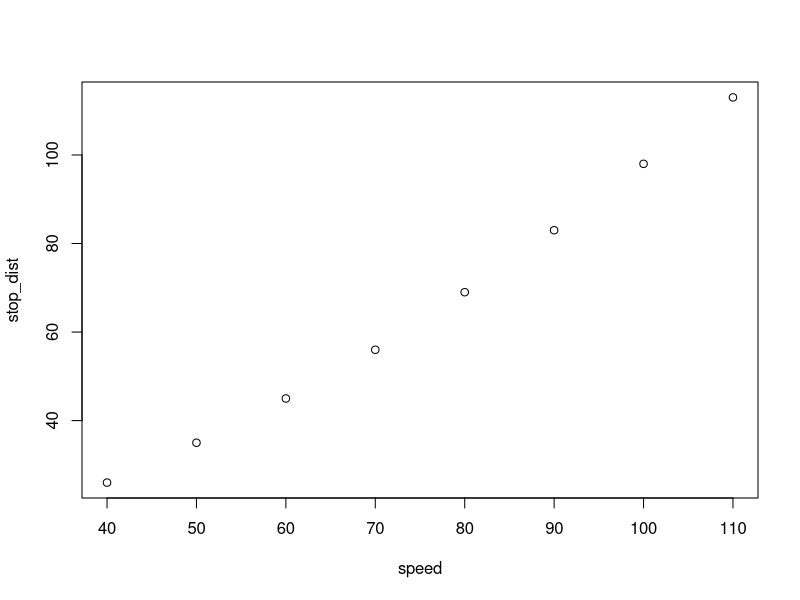
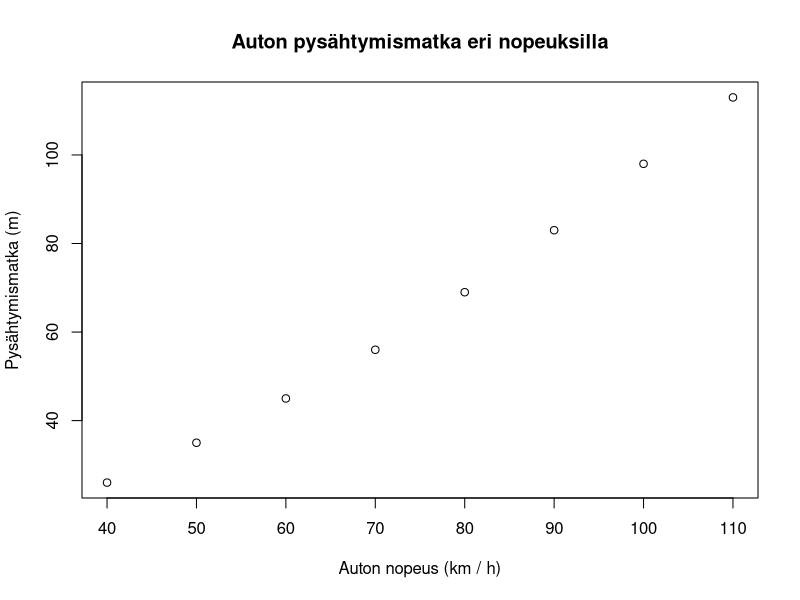
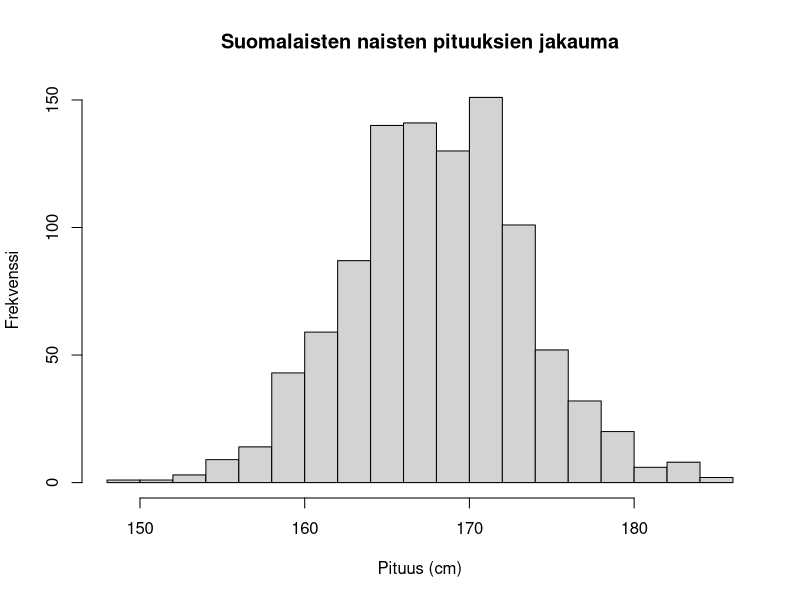
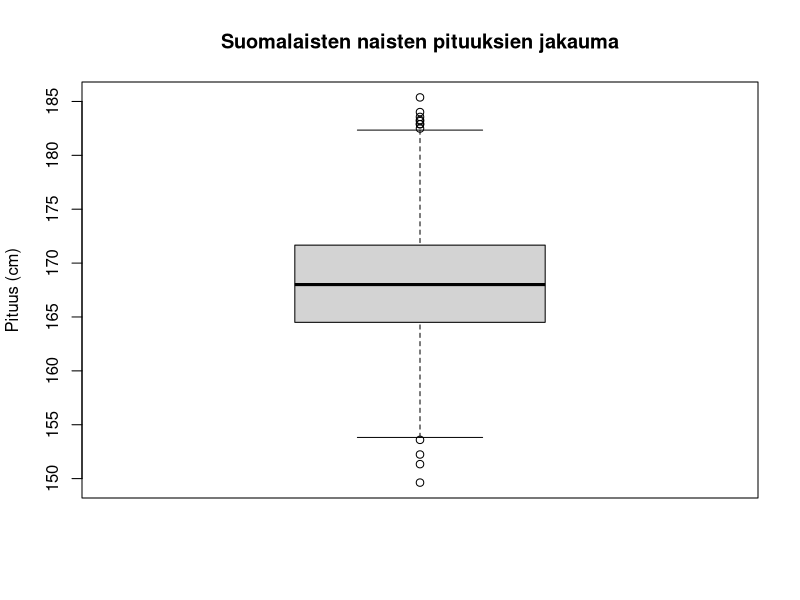
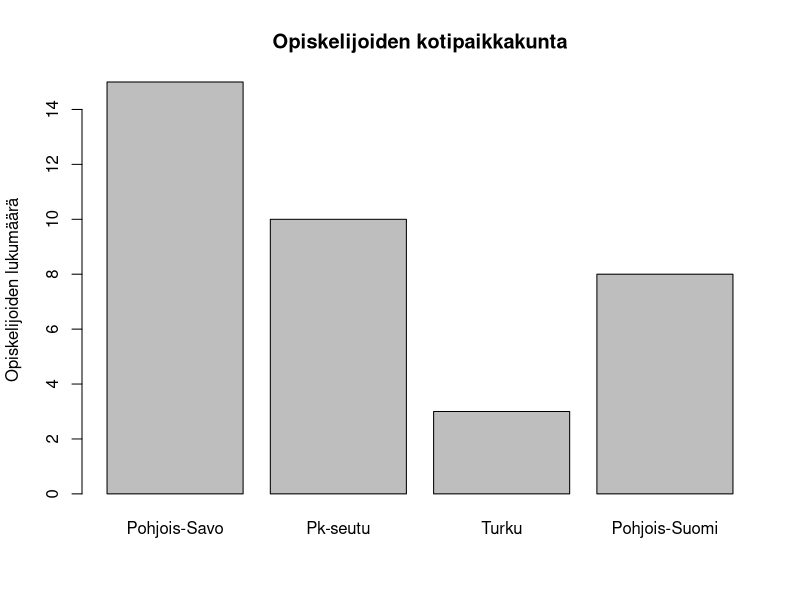
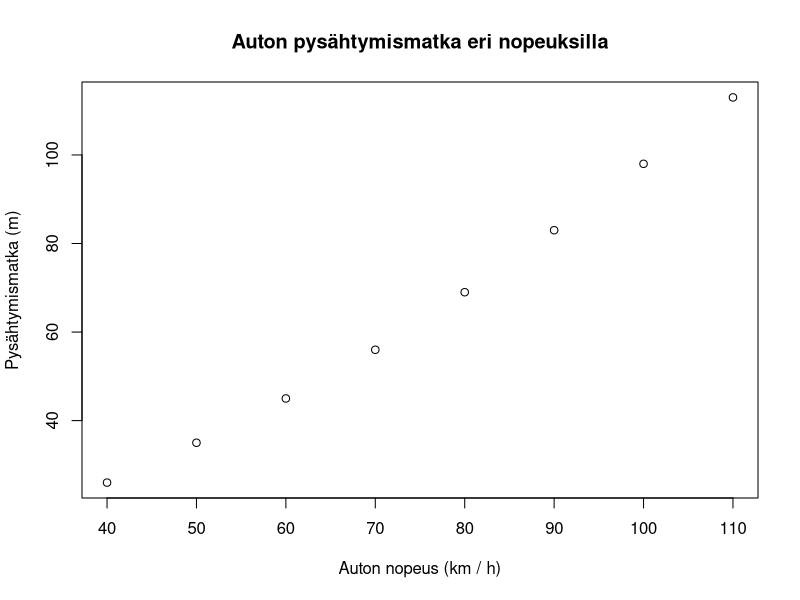
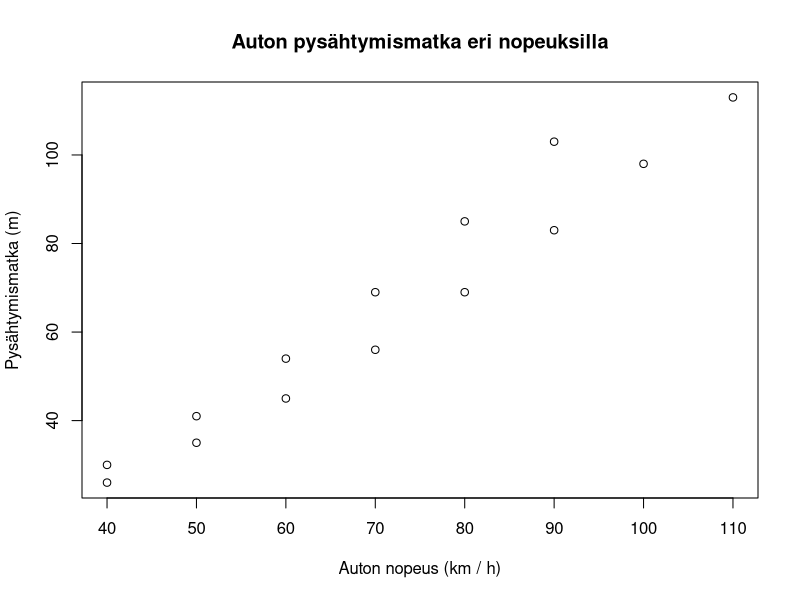
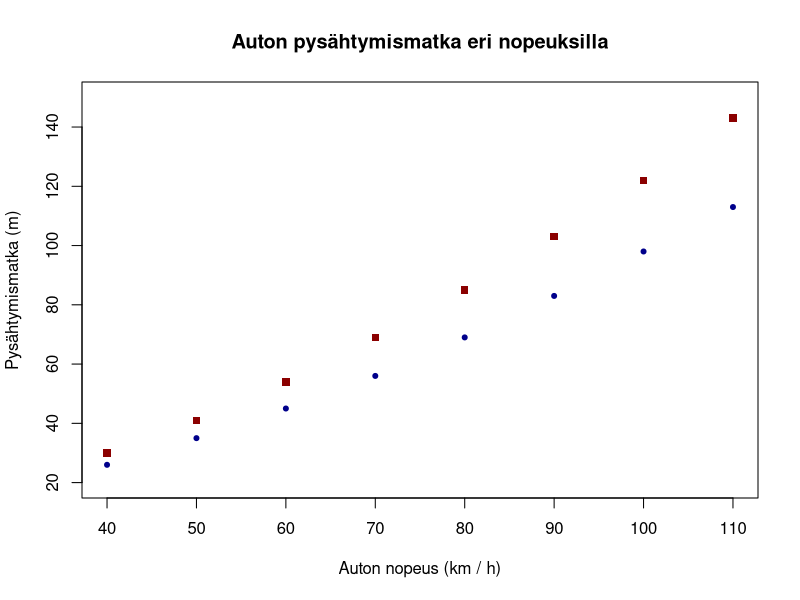

Write R code to recreate these figures, in order.
## ---- chunk 1
# Car speeds (km/h)
speed <- seq(40, 110, by = 10)
# Stopping distances (m)
stop_dist <- c(26, 35, 45, 56, 69, 83, 98, 113)

plot(x = speed, y = stop_dist)
## ---- chunk 2
plot(x = speed, y = stop_dist,
     main = "Auton pysähtymismatka eri nopeuksilla",
     xlab = "Auton nopeus (km / h)", ylab = "Pysähtymismatka (m)")
## ---- chunk 3
# A vector of 1000 observations from a normal distribution of heights of Finnish women
heights <- rnorm(n = 1000, mean = 168, sd = 5.4)
hist(heights, breaks = 20, 
     main = "Suomalaisten naisten pituuksien jakauma",
     xlab = "Pituus (cm)", ylab = "Frekvenssi")
## ---- chunk 4
boxplot(heights, breaks = 20, 
     main = "Suomalaisten naisten pituuksien jakauma",
     ylab = "Pituus (cm)")
## ---- chunk 5
origin <- c("Pohjois-Savo" = 15, "Pk-seutu" = 10, "Turku" = 3,
            "Pohjois-Suomi" = 8)
origin
origin["Turku"]
barplot(origin, 
        main = "Opiskelijoiden kotipaikkakunta",
        ylab = "Opiskelijoiden lukumäärä")
## ---- chunk 6
plot(x = speed, y = stop_dist,
     main = "Auton pysähtymismatka eri nopeuksilla",
     xlab = "Auton nopeus (km / h)", ylab = "Pysähtymismatka (m)")
## ---- chunk 7
stop_dist_wet <- c(30, 41, 54, 69, 85, 103, 122, 143)
plot(x = speed, y = stop_dist,
     main = "Auton pysähtymismatka eri nopeuksilla",
     xlab = "Auton nopeus (km / h)", ylab = "Pysähtymismatka (m)")
points(x = speed, y = stop_dist_wet)
## ---- chunk 8
plot(x = speed, y = stop_dist,
     col = "darkblue", pch = 20,
     ylim = c(20, 150),
     main = "Auton pysähtymismatka eri nopeuksilla",
     xlab = "Auton nopeus (km / h)", ylab = "Pysähtymismatka (m)")
points(x = speed, y = stop_dist_wet, pch = 15, col = "darkred")
## ---- chunk 9
plot(x = speed, y = stop_dist,
     col = "darkblue", pch = 20,
     ylim = c(20, 150),
     main = "Auton pysähtymismatka eri nopeuksilla",
     xlab = "Auton nopeus (km / h)", ylab = "Pysähtymismatka (m)")

points(x = speed, y = stop_dist_wet, pch = 15, col = "darkred")

legend(x = 40, y = 150,
       legend = c("Märkä keli", "Kuiva keli"),
       pch = c(15, 20), col = c("darkred", "darkblue"))
## ---- chunk 10
# Create vecotr of squared speeds to fit second order polynomial
speed_squared <- speed^2

# Model for dry weather
model_dry <- lm(stop_dist ~ speed + speed_squared)
prediction_dry <- model_dry$fitted.values

# Model for rainy weather
model_wet <- lm(stop_dist_wet ~ speed + speed_squared)
prediction_wet <- model_wet$fitted.values
## ---- chunk 11
plot(x = speed, y = stop_dist,
     col = "darkblue", pch = 20,
     ylim = c(20, 150),
     main = "Auton pysähtymismatka eri nopeuksilla",
     xlab = "Auton nopeus (km / h)", ylab = "Pysähtymismatka (m)")

points(x = speed, y = stop_dist_wet, pch = 15, col = "darkred")

legend(x = 40, y = 150,
       legend = c("Märkä keli", "Kuiva keli"),
       pch = c(15, 20), col = c("darkred", "darkblue"))

lines(speed, prediction_dry, lty = "dashed")
lines(speed, prediction_wet, lty = "dashed")
## ---- chunk 12
plot(x = speed, y = stop_dist,
     col = "darkblue", pch = 20,
     ylim = c(20, 150),
     main = "Auton pysähtymismatka eri nopeuksilla",
     xlab = "Auton nopeus (km / h)", ylab = "Pysähtymismatka (m)")

points(x = speed, y = stop_dist_wet, pch = 15, col = "darkred")

legend(x = 40, y = 150,
       legend = c("Märkä keli", "Kuiva keli",
                  "Ennuste märälle kelille",
                  "Ennuste kuivalle kelille"),
       pch = c(15, 20, NA, NA),
       lty = c(NA, NA, "dashed", "dashed"),
       col = c("darkred", "darkblue", "darkred", "darkblue"))

lines(speed, prediction_dry, lty = "dashed", col = "darkblue")
lines(speed, prediction_wet, lty = "dashed", col = "darkred")
## ---- chunk 13
plot(x = speed, y = stop_dist,
     col = "darkblue", pch = 20,
     ylim = c(20, 150),
     main = "Auton pysähtymismatka eri nopeuksilla",
     xlab = "Auton nopeus (km / h)", ylab = "Pysähtymismatka (m)")

points(x = speed, y = stop_dist_wet, pch = 15, col = "darkred")

legend(x = 40, y = 150,
       legend = c("Märkä keli", "Kuiva keli",
                  "Ennuste märälle kelille",
                  "Ennuste kuivalle kelille"),
       pch = c(15, 20, NA, NA),
       lty = c(NA, NA, "dashed", "dashed"),
       col = c("darkred", "darkblue", "darkred", "darkblue"))

lines(speed, prediction_dry, lty = "dashed", col = "darkblue")
lines(speed, prediction_wet, lty = "dashed", col = "darkred")

text(x = 95, y = 145, labels = "ERO JOPA 30 M!!") 
